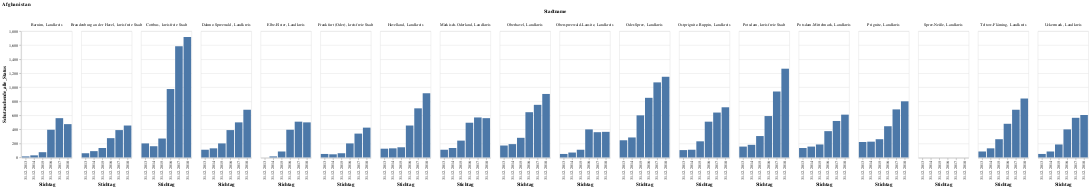

The notebook cell this image was saved under:
### Code cell
afghanistan=onlybb_be[onlybb_be["Herkunft"]=="Afghanistan"]
alt.Chart(afghanistan[afghanistan["Stadtname"]!="Berlin, kreisfreie Stadt"]).mark_bar().encode(
x=alt.X("Stichtag:N"),
y=alt.Y("Schutzsuchende_alle_Status")
).facet(column="Stadtname:N", title="Afghanistan")
